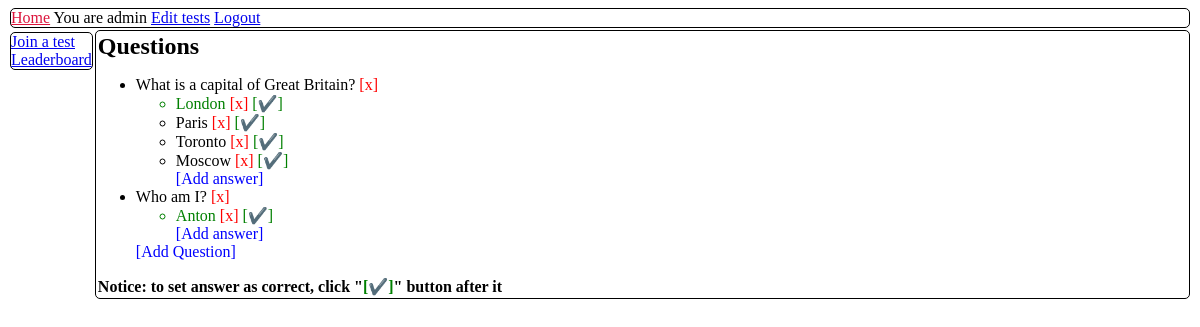
Page /admin/test/1 (signed in) on the earlier database version.
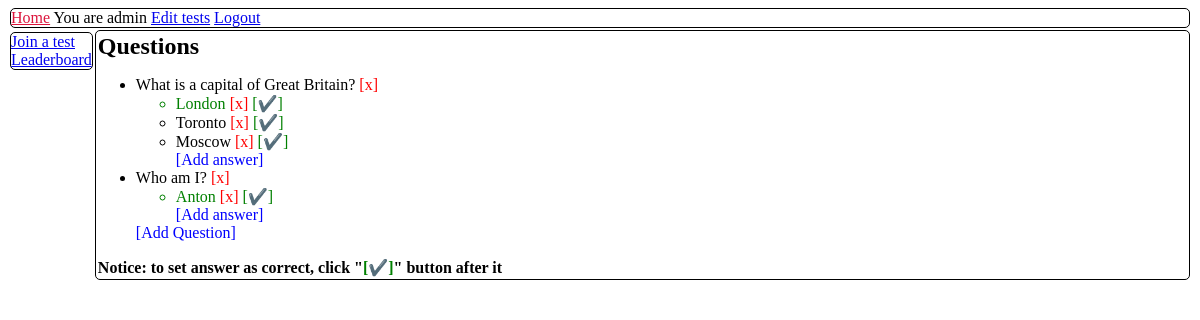
Same page on the later database version.
### orm.py (models this page shows)
class BaseModel(Model):
    class Meta:
        database = db

class Question(BaseModel):
    number = IntegerField()
    content = TextField()
    correct_answer = IntegerField()
    test = ForeignKeyField(Test, backref="questions")

class Answer(BaseModel):
    number = IntegerField()
    content = TextField()
    question = ForeignKeyField(Question, backref="answers")

### app.py (the view)
    def wrapper(*args, **kwargs):
        if 'user' in session:
            if session['user'] in users:
                return func(*args, **kwargs)
        return redirect(url_for("page_access_denied"))

### app.py (called while the page is built)
@app.before_request
def before_request():
    db.connect()

@app.after_request
def after_request(response):
    db.close()
    return response

def is_restricted(func, users=None):
    if users is None:
        users = ['admin']
    def wrapper(*args, **kwargs):
        if 'user' in session:
            if session['user'] in users:
                return func(*args, **kwargs)
        return redirect(url_for("page_access_denied"))
    wrapper.__name__ = func.__name__
    return wrapper

@app.route('/admin/test/<int:ident>')
@is_restricted
def page_admin_edit_test(ident):
    questions = Test.get_by_id(ident).questions
    return render_template("p_admin_test_edit.html", model=questions, id=ident)

### templates/p_admin_test_edit.html (shortened to what this page needs)
{% extends "t_base.html" %}
{% block content %}
    <h2 class="no_margin">Questions</h2>
    <div class="left">
        <ul>
            {% for i in model %}
                <li>
                    <span class="id"> {{ i.number }} : </span>{{ i.content }}
                    <span class="remove_question text_button" style="color: red;">[x]</span>
                    <ul>
                        {% for j in i.answers %}
                            <li {% if i.correct_answer == j.number %} style="color:green;" {% endif %}>
                                <span class="id"> {{ j.number }} : </span>{{ j.content }}
                                <span class="remove_answer text_button" style="color: red;">[x]</span>
                                <span class="correct_answer text_button" style="color: green;">[✔️]</span>
                            </li>
                        {% endfor %}
                        <li style="list-style-type: none"><span class="add_answer text_button" style="color: blue">[Add answer]</span></li>
                    </ul>
                </li>
            {% endfor %}
            <li style="list-style-type: none"><span class="text_button" id="add_question" style="color: blue">[Add Question]</span></li>
        </ul>
    </div>
    <h4 class="no_margin">Notice: to set answer as correct, click "<span style="color: green">[✔️]</span>" button after it</h4>
{% endblock %}

Differences in the rows shown:
removed Answer: content "Paris", shown under Question "What is a capital of Great Britain?"
